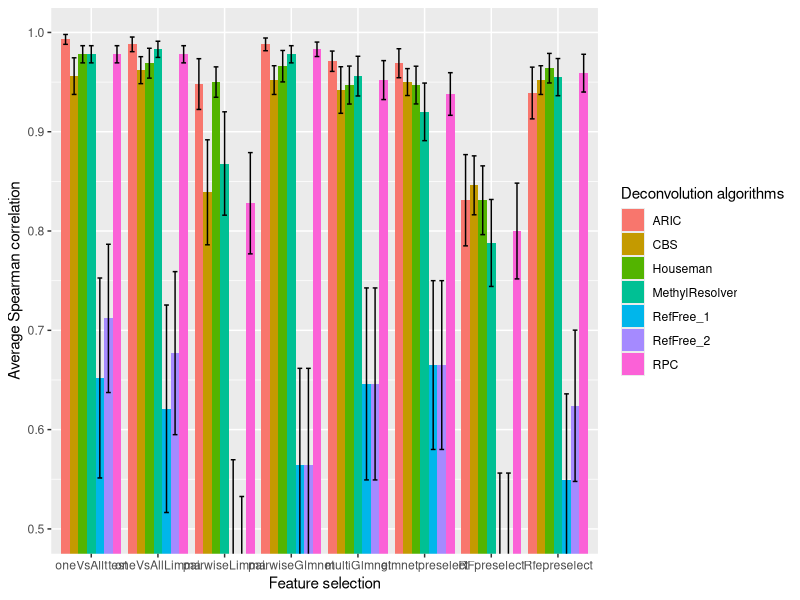

Reproduce this figure in R.
library(tidyr)
library(ggplot2)

setwd("./Downloads/")
pdf(file = "Figure1.pdf",  
    width = 16,
    height = 8) 

cor_Houseman <- c(0.978, 0.969, 0.950, 0.966, 0.947, 0.947, 0.831, 0.964)
cor_RPC <- c(0.978, 0.978, 0.828, 0.983, 0.952, 0.938, 0.800, 0.959)
cor_CBS <- c(0.956, 0.962, 0.839, 0.952, 0.942, 0.950, 0.846, 0.952)
cor_MethylResolver <- c(0.978, 0.983, 0.868, 0.978, 0.956, 0.920, 0.788, 0.955)
cor_ARIC <- c(0.993, 0.988, 0.948, 0.988, 0.971, 0.969, 0.831, 0.939)
cor_TOAST_1 <- c(0.652, 0.621, 0.461, 0.564, 0.646, 0.665, 0.452, 0.549)
cor_TOAST_2 <- c(0.712, 0.677, 0.411, 0.564, 0.646, 0.665, 0.452, 0.624)
  
  
df1 <- data.frame(FeatureSelection = c("oneVsAllttest","oneVsAllLimma","pairwiseLimma","pairwiseGlmnet","multiGlmnet",
                                       "glmnetpreselect", "RFpreselect", "Rfepreselect"),
                  Houseman = cor_Houseman, RPC = cor_RPC, CBS = cor_CBS, MethylResolver = cor_MethylResolver, ARIC = cor_ARIC, 
                  RefFree_1 = cor_TOAST_1, RefFree_2 = cor_TOAST_2)


sd_1 <- c(0.0299, 0.0521, 0.0530, 0.0548, 0.0662, 0.0658, 0.1200, 0.0516,
          0.0299, 0.0299, 0.1766, 0.0252, 0.0679, 0.0743, 0.1670, 0.0659,
          0.0639, 0.0471, 0.1831, 0.0501, 0.0812, 0.0470, 0.1028, 0.0501,
          0.0299, 0.0282, 0.1804, 0.0299, 0.0692, 0.1005, 0.1517, 0.0648,
          0.0172, 0.0255, 0.0885, 0.0222, 0.0354, 0.0506, 0.1592, 0.0902,
          0.3488, 0.3619, 0.3764, 0.3385, 0.3349, 0.2944, 0.3611, 0.3014,
          0.2586, 0.2844, 0.4214, 0.3385, 0.3349, 0.2944, 0.3611, 0.2639)

se = sd_1/sqrt(12)


print(ggplot(data = df1 %>% gather(Deconvolution, Spearman_Correlation, -FeatureSelection),
             aes(x = factor(FeatureSelection, level = c("oneVsAllttest","oneVsAllLimma","pairwiseLimma","pairwiseGlmnet","multiGlmnet",
                                                        "glmnetpreselect", "RFpreselect", "Rfepreselect")), y = Spearman_Correlation, fill = Deconvolution)) +
        geom_bar(stat = 'identity', position = 'dodge')+
        #geom_text(aes(label= round(Spearman_Correlation,2)), position = position_dodge(0.9))+
        geom_errorbar(aes(ymin=Spearman_Correlation-se, ymax=Spearman_Correlation+se), width=.5, position=position_dodge(.9)) +
        labs(x = "Feature selection")+
        labs(y = "Average Spearman correlation")+
        labs(fill = "Deconvolution algorithms")+
        coord_cartesian(ylim=c(0.5,1)))
        
dev.off()
